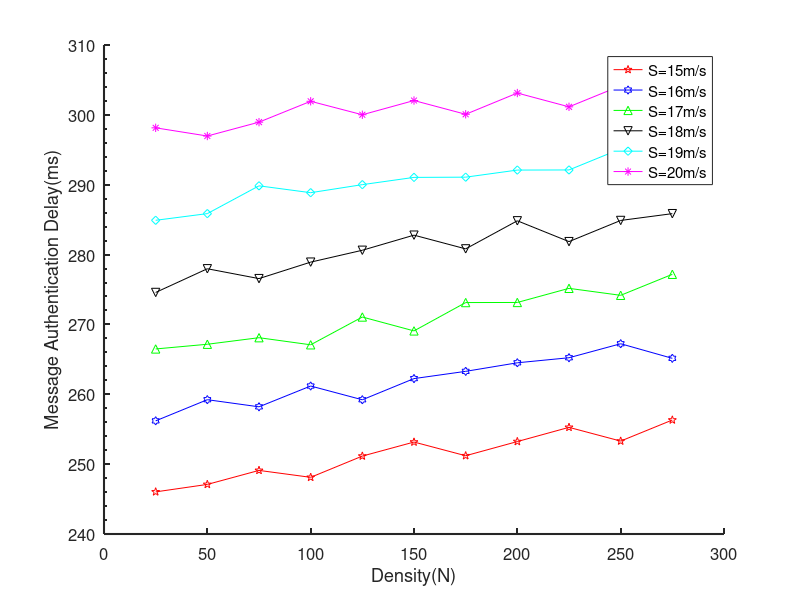

Here is the MATLAB script that generated this plot: (Note: this script raises an error after producing the figure.)
x=0:25:300;
y=230:10:330;
figure;
plot([25,50,75,100,125,150,175,200,225,250,275],[246.031,247.098,249.103,248.113,251.155,...
    253.164,251.205,253.234,255.267,253.302,256.318],'-p','Color','r'); hold on;
plot([25,50,75,100,125,150,175,200,225,250,275],[256.197,259.225,258.206,261.185,259.215,...
    262.247,263.284,264.509,265.232,267.235,265.148],'-h','Color','b'); hold on;
plot([25,50,75,100,125,150,175,200,225,250,275],[266.489,267.162,268.101,267.085,271.062,...
    269.073,273.131,273.144,275.166,274.167,277.173],'-^','Color','g'); hold on;
plot([25,50,75,100,125,150,175,200,225,250,275],[274.578,277.971,276.561,278.919,280.618,...
    282.781,280.817,284.837,281.856,284.885,285.859],'-v','Color','k'); hold on;
plot([25,50,75,100,125,150,175,200,225,250,275],[284.907,285.863,289.842,288.859,290.011,...
    291.049,291.081,292.097,292.114,295.135,293.151],'-d','Color','c'); hold on;
plot([25,50,75,100,125,150,175,200,225,250,275],[298.143,296.971,298.957,301.943,300.015,...
    302.051,300.082,303.124,301.149,304.161,305.127],'-*','Color','m'); hold off;
xlabel('Density(N)')
ylabel('Message Authentication Delay(ms)')
legend('S=15m/s','S=16m/s','S=17m/s','S=18m/s','S=19m/s','S=20m/s');
%%
width = 1500;     % Width in inches
% height = 4;    % Height in inches
alw = 1.5;    % AxesLineWidth
fsz = 12;      % Fontsize
lw = 2;      % LineWidth
msz = 9;       % MarkerSize

figHandles = get(0,'Children');
for i=1:size(figHandles, 1)
    gcf = figure(i);
    pos = get(gcf, 'Position');
    set(gca, 'FontSize', fsz, 'LineWidth', alw, 'XMinorTick', 'off',...
        'YMinorTick', 'on', 'Box', 'off'); %<- Set properties set(gca, 'xdir','reverse');
    dp = findobj(get(gca, 'Children'), 'Type', 'Line');
    dp.set('LineWidth', lw);
    dp.set('MarkerSize', msz);
    dp = findobj(dp, 'Marker', '.');
    dp.set('MarkerSize', msz*2);
    grid('on');
    lh = legend(gca, 'show');
    lh.set('Orientation', 'Horizontal', 'Location', 'north');
    lh.set('Position',... %[0.213392863103321 0.940873016866427 0.608928559507643 0.0440476180542083]);
        [0.235714289945151 0.861111112281917 0.560714277252555 0.0559523796041806]);
end;
grid minor

